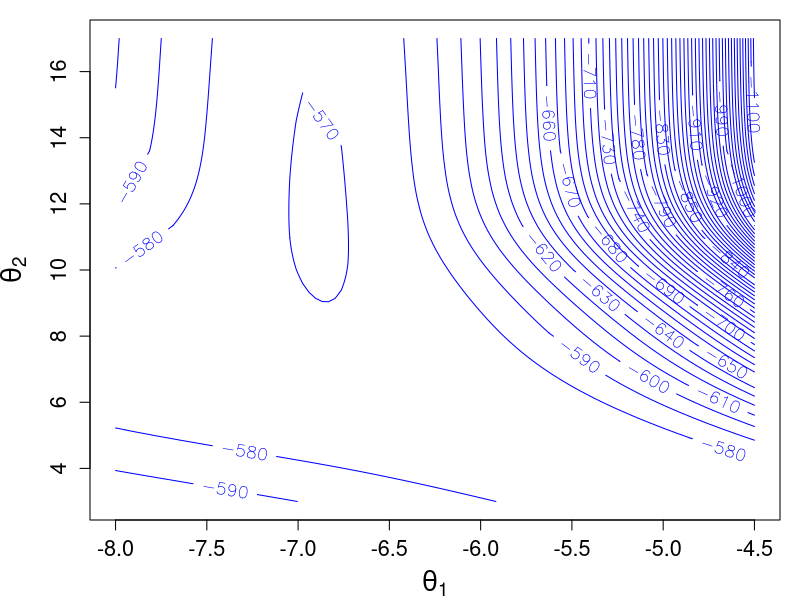
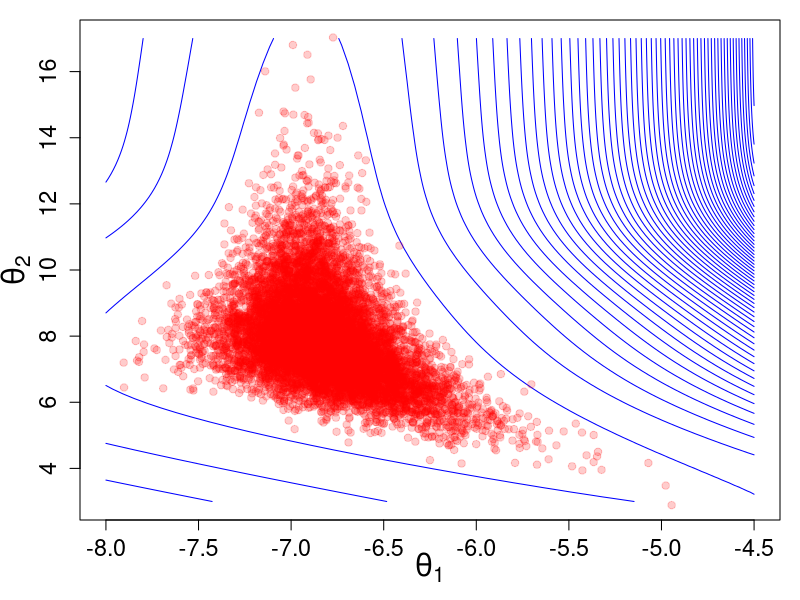
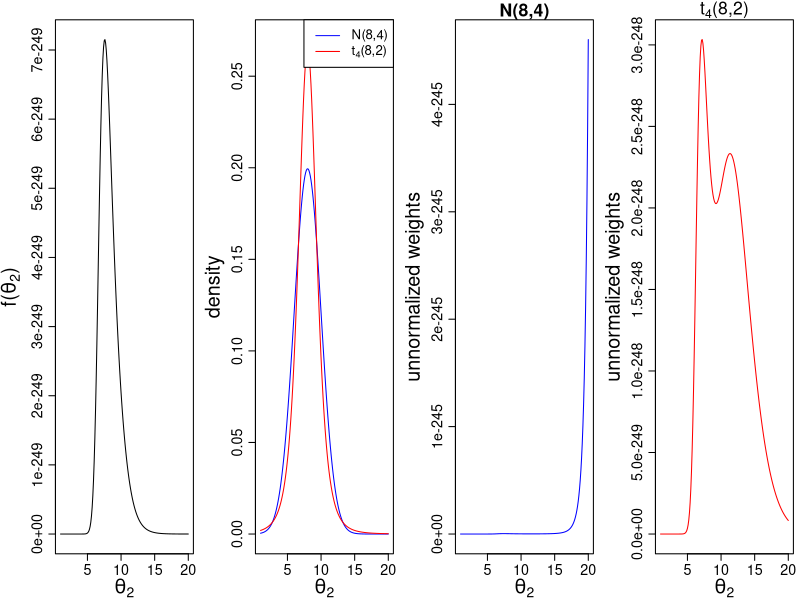
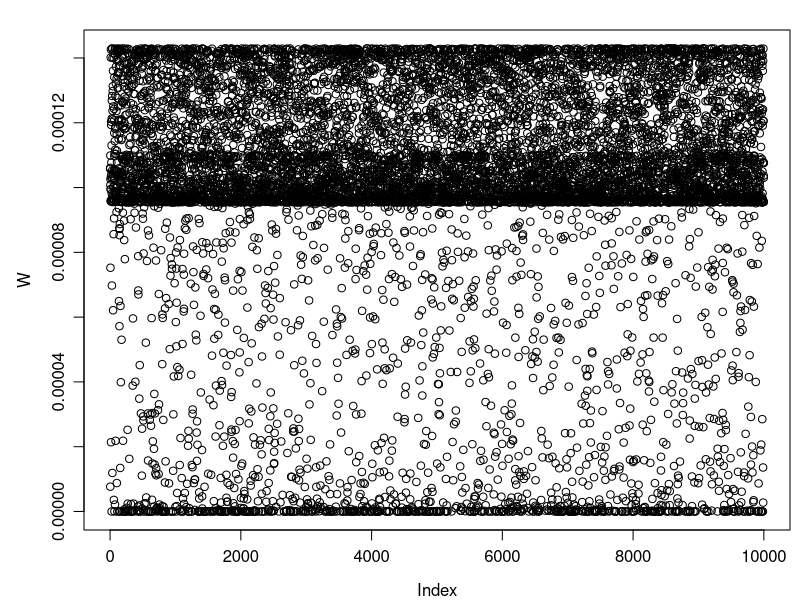
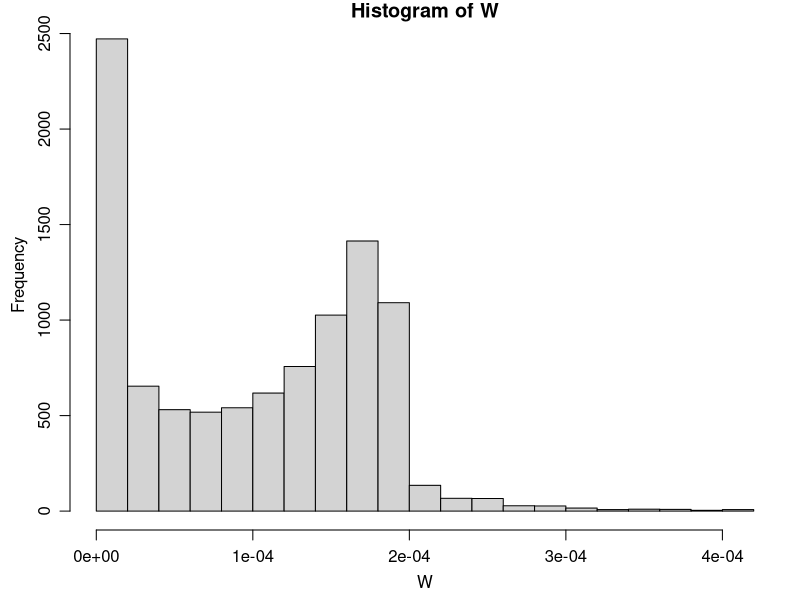
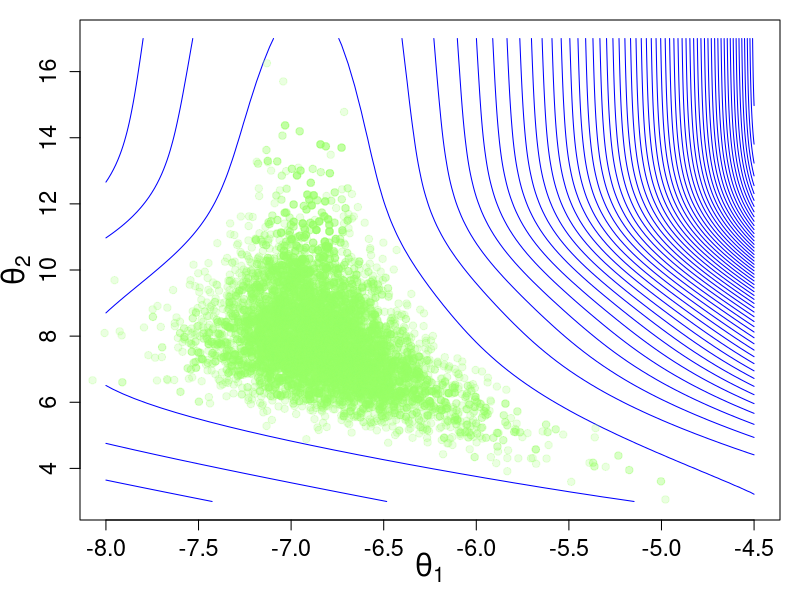
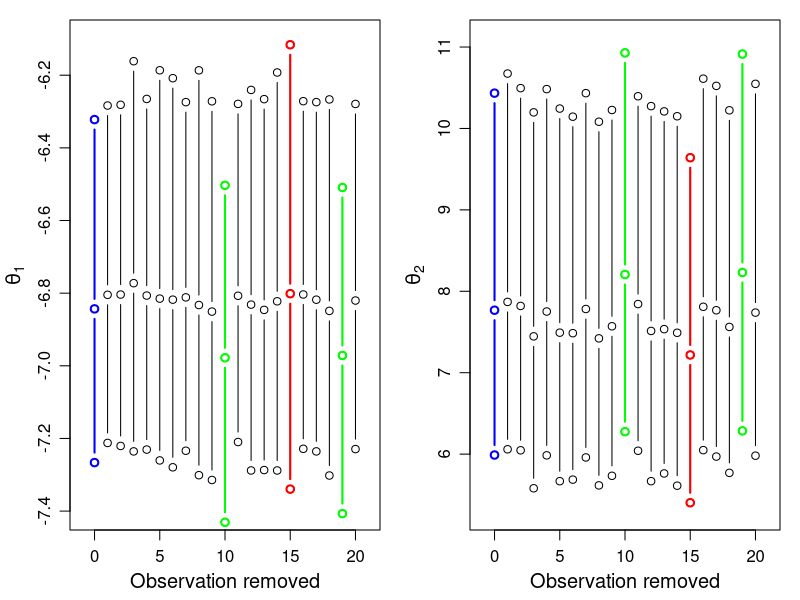

Recreate these plots in R, in order.
###### Chapter 6 Rejection Sampling and Importance Sampling	######

### Example: Stomach cancer data

require(LearnBayes)            # install and load the R package "LearnBayes"
require(mvtnorm)			   # need "mvtnorm" for multivariate t density

data(cancermortality)          # load the dataset "cancermortality" 
y <- cancermortality$y
n <- cancermortality$n
NC <- length(y)                # no. of cities            

logpost <- function(theta, y, n){
	eta <- 1/(1+exp(-theta[1]))
	K <- exp(theta[2])
	(sum(lbeta(K*eta+y,K*(1-eta)+n-y) - lbeta(K*eta,K*(1-eta)))
     + theta[2] - 2*log(1+exp(theta[2])))
}

(out <- optim(par=c(-7,7.5),fn=logpost,hessian=TRUE,control=list(fnscale=-1),y=y,n=n))
(post.mode <- out$par)
(post.cov <- -solve(out$hessian))




## rejection sampling
data <- list(y=y,n=n,post.mode=post.mode,post.cov=post.cov,df=4)
diff <- function(theta, data){
    y <- data$y
    n <- data$n
    post.mode <- data$post.mode
    post.cov <- data$post.cov
    df <- data$df
    return(logpost(theta,y,n) - 
       dmvt(theta,delta=post.mode,sigma=2*post.cov,df=df))
}

# draw the contour plot on page 16
N <- 100
theta1 <- seq(from=-8, to=-4.5, length.out=N)
theta2 <- seq(from=3, to=17, length.out=N)
z <- matrix(0,N,N)
for (i in 1:N){
 for (j in 1:N){
  theta <- c(theta1[i], theta2[j])
  z[i,j] <- diff(theta, data)    
}}

par(mar=c(4,4.5,1,1))
contour(x=theta1,y=theta2,z,col="blue",nlevels=40,
    xlab=expression(theta[1]),ylab=expression(theta[2]),
    cex.axis=1.3,cex.lab=1.6,labcex=1.1)


# optimize the diff() function
(out1 <- optim(par=c(-6.8,12),fn=diff,
               control=list(fnscale=-1),data=data))

logM <- out1$value
data$logM <- logM

# rejection sampling main function
rej_sampling <- function(S, data){
    post.mode <- data$post.mode     
    df <- data$df
    post.cov <- data$post.cov        
    logM <- data$logM
    theta.samples <- matrix(0,S,length(post.mode))
    s <- 0             # no. of samples collected
    T <- 0             # no. of iterations performed
    while (s < S){
        T <- T+1
        theta <- rmvt(1,delta=post.mode,sigma=2*post.cov,df=df)
        U <- runif(1)
        if (log(U) < diff(theta,data) - logM){
            s <- s+1
            theta.samples[s,] <- theta
        } 
    }
    accept.rate <- S/T
    list(accept.rate=accept.rate, theta.samples=theta.samples)
}

# perform rejection sampling until S samples are collected
set.seed(1)
S <- 10000
output <- rej_sampling(S, data)
output$accept.rate

# draw the plot on page 20
N <- 100
theta1 <- seq(from=-8, to=-4.5, length.out=N)
theta2 <- seq(from=3, to=17, length.out=N)
z <- matrix(0,N,N)
for (i in 1:N){
 for (j in 1:N){
   theta <- c(theta1[i], theta2[j])
   z[i,j] <- logpost(theta,y,n)    
}}

par(mar=c(4,4,1,1))
par(mgp=c(2.3,1,0))
contour(x=theta1,y=theta2,z,col="blue",nlevels=50,
    xlab=expression(theta[1]),ylab=expression(theta[2]),
    cex.axis=1.4,cex.lab=1.8,drawlabels=FALSE)
points(output$theta.samples[,1],output$theta.samples[,2], col=rgb(1,0,0,alpha=0.2),pch=19)
      


## important sampling

logf <- function(theta2,theta1,y,n){
	J <- length(y)   # no. of cities
	eta <- 1/(1+exp(-theta1))
	K <- exp(theta2)
	L <- rep(0, length(theta2))
	for (j in 1:J){
		L <- L + lbeta(K*eta+y[j],K*(1-eta)+n[j]-y[j]) - lbeta(K*eta,K*(1-eta)) 
	}
	L <- L + theta2 - 2*log(1+K)
	return(L)
}


df <- 4
theta1 <- post.mode[1]
theta2.grid <- seq(from=1,to=20,by=0.1)

logw1 <- logf(theta2.grid,theta1,y,n) - dnorm(theta2.grid, mean=8,sd=2,log=TRUE)
w1 <- exp(logw1)

logw2 <- logf(theta2.grid,theta1,y,n) - dmvt(matrix(theta2.grid,ncol=1),delta=8,sigma=matrix(2,1,1),df=df)
w2 <- exp(logw2)


# density plots on page 28
par(mar=c(3.5,4.2,1.5,0.5))
par(mgp=c(2.5,0.8,0))
par(mfrow=c(1,4))
plot(theta2.grid, exp(logf(theta2.grid,theta1,y,n)), type="l",
  xlab=expression(theta[2]),ylab=expression(paste("f(",theta[2],")")),
  cex.lab=1.8,cex.axis=1.3)
plot(theta2.grid,dnorm(theta2.grid, mean=8, sd=2),type="l",ylim=c(0,0.27),
  xlab=expression(theta[2]),ylab="density",col="blue",cex.lab=1.8,cex.axis=1.3)
points(theta2.grid,
  dmvt(matrix(theta2.grid,ncol=1),delta=8,sigma=matrix(2,1,1),df=df,log=FALSE),
  type="l",col="red")
legend("topright", legend=c("N(8,4)", expression(paste(t[4],"(8,2)"))),
  lty=1,col=c("blue","red"),cex=1.2)
plot(theta2.grid,w1,type="l",xlab=expression(theta[2]),col="blue",cex.lab=1.8,cex.axis=1.3,
  ylab="unnormalized weights",main="N(8,4)",cex.main=1.6)
plot(theta2.grid,w2,type="l",xlab=expression(theta[2]),col="red",cex.lab=1.8,cex.axis=1.3,
   ylab="unnormalized weights",main=expression(paste(t[4],"(8,2)")),cex.main=1.6)


# estimate posterior mean of theta2 conditional on theta1
set.seed(1)
S <- 10000
df <- 4
theta1 <- post.mode[1]
theta2.samples <- rmvt(S,delta=8,sigma=matrix(2,1,1),df=4)
logw <- logf(theta2.samples,theta1,y,n) - dmvt(theta2.samples,delta=8,sigma=matrix(2,1,1),df=df)
w <- exp(logw - max(logw))
W <- w/sum(w)
(est <- sum(W*theta2.samples))
(se <- sqrt(sum((W*(theta2.samples-est))^2)))
par(mfrow=c(1,1))
plot(W)		

# estimate the marginal mean of theta2
# perform importance sampling for the joint posterior of (theta1,theta2)
set.seed(1)
S <- 10000
df <- 4
theta.samples <- rmvt(S, delta=post.mode, sigma=2*post.cov, df=df)
lf <- rep(0,S)
for (s in 1:S){ lf[s] <- logpost(theta.samples[s,],y,n) }
logw <- lf - dmvt(theta.samples,delta=post.mode,sigma=2*post.cov,df=df)
w <- exp(logw - max(logw))
W <- w/sum(w)
(est <- sum(W*theta.samples[,2]))
(se <- sqrt(sum((W*(theta.samples[,2] -est))^2)))

par(mar=c(3.5,3.5,1,1))
par(mgp=c(2.1,0.8,0))
hist(W)		# the histogram on page 33



## Sampling importance resampling (SIR)
# a simple demonstration
set.seed(123)
N <- 10000
indices <- sample(1:S, size=N, prob=W, replace=TRUE)
theta.SIR <- theta.samples[indices,]	# theta.samples are generated from t above
# a plot of SIR samples
M <- 100
theta1 <- seq(from=-8, to=-4.5, length.out=M)
theta2 <- seq(from=3, to=17, length.out=M)
z <- matrix(0,M,M)
for (i in 1:M){
 for (j in 1:M){
   theta <- c(theta1[i], theta2[j])
   z[i,j] <- logpost(theta,y,n)    
}}
par(mar=c(4,4,1,1))
par(mgp=c(2.3,1,0))
contour(x=theta1,y=theta2,z,col="blue",nlevels=50,
    xlab=expression(theta[1]),ylab=expression(theta[2]),
    cex.axis=1.4,cex.lab=1.8,drawlabels=FALSE)
points(theta.SIR[,1],theta.SIR[,2], col=rgb(0.6,1,0.4,alpha=0.2),pch=19)
   


# leave out observation i
theta.samples <- theta.SIR
S <- nrow(theta.samples)
summary.full1 <- quantile(theta.samples[,1], c(0.05,0.5,0.95))
summary.full2 <- quantile(theta.samples[,2], c(0.05,0.5,0.95))
summary.obs1 <- matrix(0, 20, 3)
summary.obs2 <- matrix(0, 20, 3)
for (i in 1:20){
	eta <- 1/(1+exp(-theta.samples[,1]))
	K <- exp(theta.samples[,2])
	logw <- lbeta(K*eta,K*(1-eta)) - lbeta(K*eta+y[i],K*(1-eta)+n[i]-y[i])
	w <- exp(logw - max(logw))
	W <- w/sum(w)
	indices <- sample(1:S, size=N, prob=W, replace=TRUE)
	theta.SIR <- theta.samples[indices,]
	summary.obs1[i,] <- quantile(theta.SIR[,1], c(0.05,0.5,0.95))
	summary.obs2[i,] <- quantile(theta.SIR[,2], c(0.05,0.5,0.95))
}


par(mar=c(3.5,3.5,1,1))
par(mgp=c(2.1,0.8,0))
par(mfrow=c(1,2))
plot(c(0,0,0),summary.full1, xlim=c(-1,21),ylim=c(-7.4,-6.1),
  type="b",col="blue",lwd=2,xlab="Observation removed", 
  ylab=expression(theta[1]),cex.lab=1.2)
for (i in 1:20){
  lines(c(i,i,i),summary.obs1[i,],type="b")
}
lines(rep(15,3),summary.obs1[15,],type="b",col="red",lwd=2)
lines(rep(10,3),summary.obs1[10,],type="b",col="green",lwd=2)
lines(rep(19,3),summary.obs1[19,],type="b",col="green",lwd=2)
plot(c(0,0,0),summary.full2, xlim=c(-1,21),ylim=c(5.3,11.1),
  type="b",col="blue",lwd=2,xlab="Observation removed", 
  ylab=expression(theta[2]),cex.lab=1.2)
for (i in 1:20){
  lines(c(i,i,i),summary.obs2[i,],type="b")
}
lines(rep(15,3),summary.obs2[15,],type="b",col="red",lwd=2)
lines(rep(10,3),summary.obs2[10,],type="b",col="green",lwd=2)
lines(rep(19,3),summary.obs2[19,],type="b",col="green",lwd=2)

# show the three "influential" observations
c(y[15],n[15])
c(y[10],n[10])
c(y[19],n[19])
